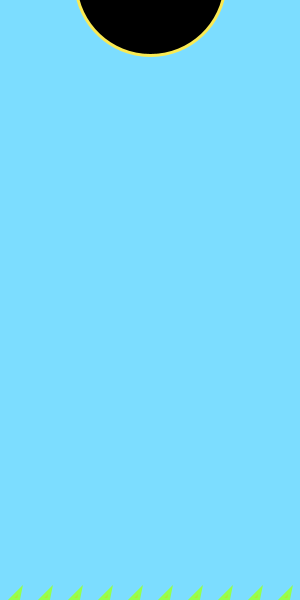
Frame 1 (no input)
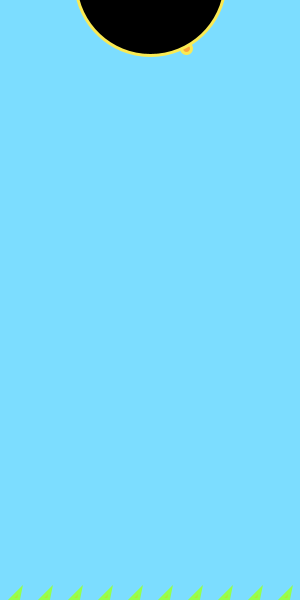
Frame 60 (the mouse pressed at the canvas centre just before this capture)
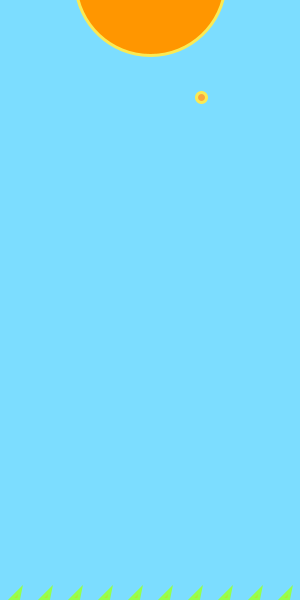
Frame 120 (the mouse held since frame 60 and released just before this capture)

The Processing sketch that drew these frames (run headless with seeded random() and noise(); from frame 60 on, the mouse is pressed at the canvas centre):

// Processing sketch: processing_41959
// ── processing_41959.pde

//variables
int y = 1;

//speed variables
float x =random(75, 225);
float xspeed;
float yspeed;
float negxspeed=(-1*xspeed);
int i=75;

//triangle variables
int triax;
int triay;
int topx; //top x vertices
int topy; //top y vertices
int rightx; //right x vertices
int righty; //right y vertices

void setup() {
  size(300, 600);
  smooth();
}

void draw() {
  background(124, 221, 255);

//sun bites
  if (x>150) {
    xspeed=.25+xspeed;
    yspeed=.8+yspeed;
    fill(250, 166, 63);
    ellipse(x+xspeed, y+yspeed, 10, 10);
  }
  else if (x<150) {

    yspeed=1+yspeed;
    fill(250, 166, 63);
    ellipse(x+negxspeed, y+yspeed, 10, 10);
  }


//EARTH
    triax=10;
    triay=599;
    fill(179,234,52);
    strokeWeight(3);
    stroke(150,255,75);
  for (int i=10; i<600; i+=30) {
    triangle(i,triay, i+10,triay-10, i+8,triay);
      }
    //    triangle(triax,triay, triax+4,triay-10, triax+8,triay);
    //    triangle(triax+30,triay, triax+34,triay-10, triax+38,triay);
    //    triangle(triax+60,triay, triax+64,triay-10, triax+68,triay);
    //    triangle(triax+90,triay, triax+94,triay-10, triax+98,triay);
    //    triangle(triax+120,triay, triax+124,triay-10, triax+128,triay);
    //    triangle(triax+150,triay, triax+154,triay-10, triax+158,triay);
    //    triangle(triax+180,triay, triax+184,triay-10, triax+188,triay);
    //    triangle(triax+210,triay, triax+214,triay-10, triax+218,triay);
    //    triangle(triax+240,triay, triax+244,triay-10, triax+248,triay);
    //    triangle(triax+270,triay, triax+274,triay-10, triax+278,triay);
    
    //LOOP TO GET TRIANGLES TO MOVE UP, NOT WORKING
    //for (int j=600; j>300; j+=10) {
    //  triangle(i,j, i+4,j-10, i+8,j);
    //}


 

//SUN
  ellipseMode(CENTER);
  stroke(250, 234, 83);
  fill(mouseX*15, mouseX, -1*mouseX);
  ellipse(150, -20, 150, 150);
  //for (int i = 225; i>=75; i+=20); LOOP FOR RAYS OF SUN NOT WORKING
  //line(i,0,i+i/2,180);



    
//WHAT IS X??
 println("x is now:" + x);

}
